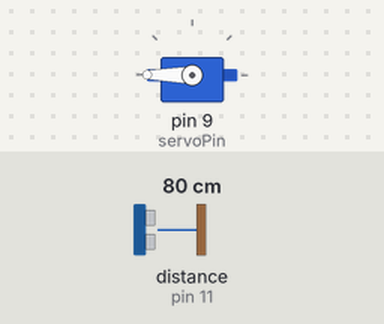
The sketch below on a simulated Arduino Uno, built with avr-gcc and run on an emulated ATmega328P. Shown: servo. Wiring (inferred from the names in the program): ultrasonic range finder: trigger pin 10; echo pin 11. The test bench sets the inputs (shaded band); at power-on: distance to the obstacle (sensor on pin 11) 80 cm. The echo pulse lasts 58.3 µs per cm; what the sketch prints to the serial monitor is not drawn.

Above: at 1.2 s.
1.3 s: distance to the obstacle (sensor on pin 11) set to 2 cm
At 2.1 s:
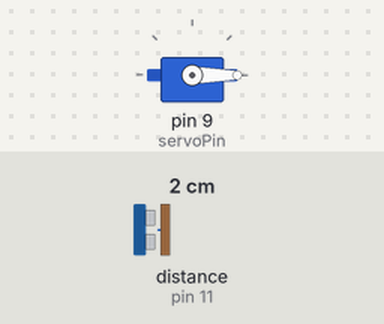
2.8 s: distance to the obstacle (sensor on pin 11) set to 9 cm
At 3.8 s:
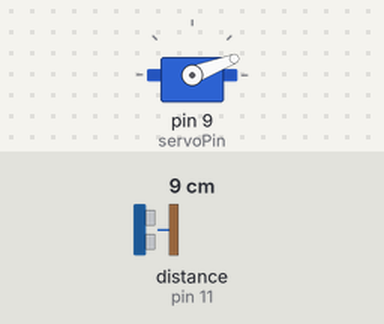
4.3 s: distance to the obstacle (sensor on pin 11) set to 18 cm
At 5.5 s:
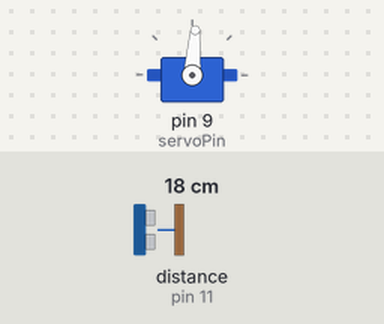
5.8 s: distance to the obstacle (sensor on pin 11) set to 4 cm
At 6.8 s:
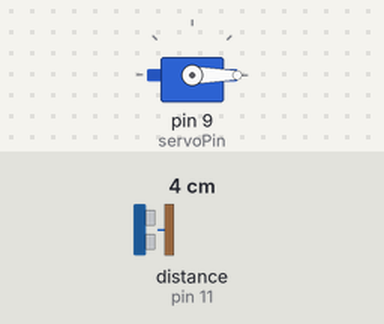
7.3 s: distance to the obstacle (sensor on pin 11) set to 35 cm
At 8.6 s:
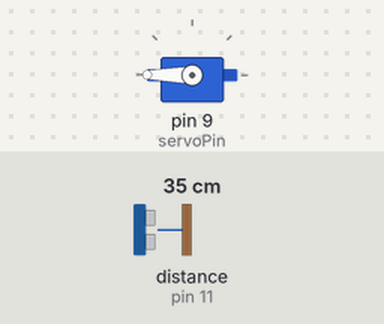
Timing chart, 0 to 9.8 s (numbered marks = the images above; inputs shaded):
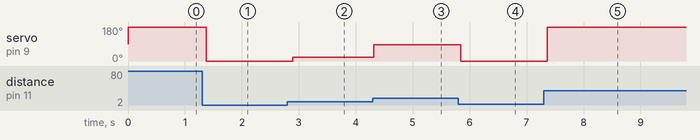

The sketch:

ex2-2.ino
```cpp
#include <Servo.h>

Servo myservo;

const int trigPin = 10;
const int echoPin = 11;

const int servoPin = 9;

void setup() {
  myservo.attach(servoPin);

  pinMode(trigPin, OUTPUT);
  pinMode(echoPin, INPUT);

  Serial.begin(9600);
}

void loop() {
  digitalWrite(trigPin, LOW);
  delayMicroseconds(2);
  digitalWrite(trigPin, HIGH);
  delayMicroseconds(10);
  digitalWrite(trigPin, LOW);

  long duration = pulseIn(echoPin, HIGH);

  int distance = duration * 0.034 / 2;

  int targetAngle = map(distance, 5, 30, 0, 180);

  targetAngle = constrain(targetAngle, 0, 180);

  myservo.write(targetAngle);

  Serial.print("距離: ");
  Serial.print(distance);
  Serial.print(" cm, 角度: ");
  Serial.println(targetAngle);

  delay(100);
}
```

Measured:
- after the input at 1.3 s, servo on pin 9 (servoPin): 180° → 0° after 0.08 s
- after the input at 2.8 s, servo on pin 9 (servoPin): 0° → 21° after 0.09 s
- after the input at 4.3 s, servo on pin 9 (servoPin): 21° → 86° at once
- after the input at 5.8 s, servo on pin 9 (servoPin): 86° → 0° at once
- after the input at 7.3 s, servo on pin 9 (servoPin): 0° → 180° after 0.06 s
